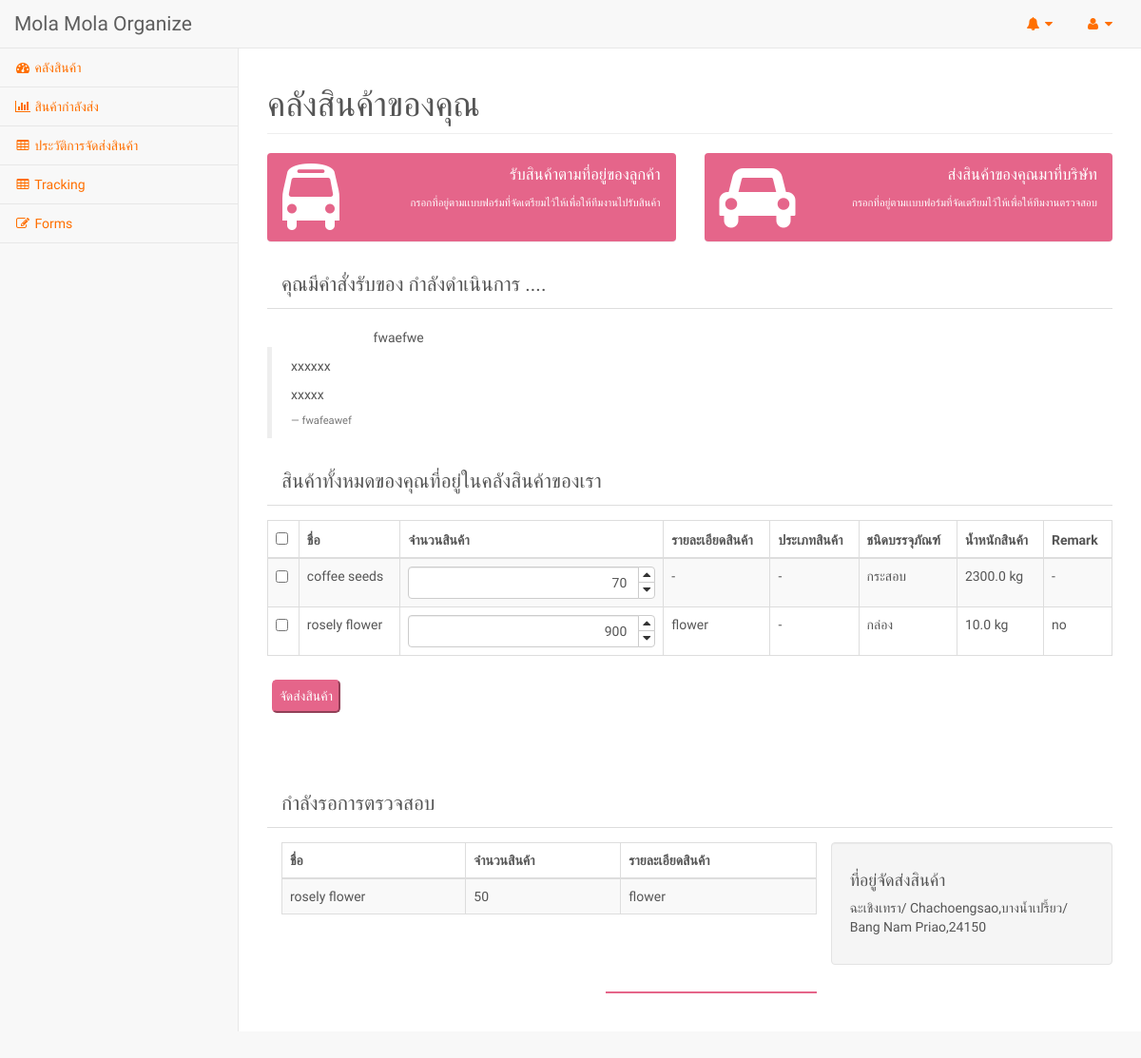
/molamola/ (signed in), run on the app's committed database.
### program/models.py (models this page shows, shortened)
class RecieveProductAddress(models.Model):
    detail          = models.CharField(blank=False,max_length=255)
    user            = models.ForeignKey(User, on_delete=models.CASCADE)
    product_detail  = models.CharField(blank=False,max_length=255)
    name            = models.CharField(blank=False, max_length=120,null=True)
    tel             = models.CharField(max_length=120,null=True)
    status          = models.IntegerField(default=1)
    timestamp       = models.DateTimeField(auto_now_add=True)

class Product(models.Model):
    sku                 = models.CharField(blank=False,max_length=120, editable=False)
    name                = models.CharField(blank=False,max_length=120)
    detail              = models.CharField(max_length=255,null=True)
    lot_number          = models.CharField(blank=False,max_length=120)
    mark                = models.CharField(max_length=120,null=True)
    type_product        = models.CharField(blank=False,max_length=120)
    type_packaging      = models.ForeignKey(PackagingType, on_delete=models.CASCADE)
    weight_product      = models.FloatField(blank=False)
    status              = models.IntegerField(default=1, editable=False)
    quantity            = models.IntegerField(default=1)
    total               = models.IntegerField(default=1)
    timestamp           = models.DateTimeField(auto_now_add=True)
    import_date         = models.DateTimeField()
    export_date         = models.DateTimeField(default=None, blank=True, null=True)
    manufacturing_date  = models.DateTimeField(default=None, blank=True, null=True)
    expire_date         = models.DateTimeField(default=None, blank=True, null=True)
    active              =   models.BooleanField(default=True)
    user                = models.ForeignKey(User, on_delete=models.CASCADE)

class PackagingType(models.Model):
    name    =   models.CharField(blank=False, max_length=120,null=True)
    detail    =   models.CharField(blank=False, max_length=255,null=True)
    timestamp = models.DateTimeField(auto_now_add=True)

class Order(models.Model):
    user            = models.ForeignKey(User, on_delete=models.CASCADE)
    address         = models.ForeignKey(Address, on_delete=models.CASCADE, blank=True, null=True)
    timestamp       = models.DateTimeField(auto_now_add=True)
    status          = models.IntegerField(default=1)

class OrderItem(models.Model):
    order           = models.ForeignKey(Order)
    product         = models.ForeignKey(Product)
    quantity        = models.IntegerField(default=1)

### accounts/models.py (models this page shows, shortened)
class Address(models.Model):
    detail          = models.CharField(blank=False,max_length=255)
    user            = models.ForeignKey(User, on_delete=models.CASCADE)
    is_active       = models.BooleanField(default=1)

### program/views.py (the view)
# urls.py: url(r'^molamola/',program_page , name="program_page" ),
@login_required(login_url='home')
def program_page(request):
    if request.user.is_staff :
        return redirect('staff_view')
    else :
        list_items = []
        for order in Order.objects.filter(user__email=request.user.email,status = 1):
            for item in OrderItem.objects.filter(order__pk=order.pk):
                list_items.append(item)
        context = {
            "product_in_store"  : Product.objects.filter(user__pk = request.user.pk , active = 1),
            "list_order"        : Order.objects.filter(user__email=request.user.email, status = 1).order_by('-timestamp'),
            "list_items"        : list_items,
            "list_address"      : Address.objects.filter(user__pk=request.user.pk),
            "list_for_take"      : RecieveProductAddress.objects.filter(user__pk=request.user.pk,status = 1),
        }
        return render(request, 'program/program.html',context)

### accounts/models.py (called while the page is built)
    @property
    def is_staff(self):
        return  self.staff

    @property
    def is_active(self):
        return  self.active

### templates/program/program.html (shortened to what this page needs)
{% extends "program/base_program.html" %}
{% load static %}
{% block content %}
        <div id="page-wrapper">
          <div class="row">
            <div class="col-lg-12">
                    <h1 class="page-header">คลังสินค้าของคุณ</h1>
            </div>
          </div>
          <div class="row">
              <div class="col-lg-6 col-md-6">
                <a href="{% url 'reciever_product' %}">
                  <div class="panel">
                      <div class="panel-heading">
                          <div class="row">
                              <div class="col-xs-3">
                                  <i class="fa fa-bus fa-5x"></i>
                              </div>
                              <div class="col-xs-9 text-right">
                                  <div class="title-shipping">รับสินค้าตามที่อยู่ของลูกค้า</div>
                                  <div class="desc-shipping">กรอกที่อยู่ตามเเบบฟอร์มที่จัดเตรียมไว้ให้เพื่อให้ทีมงานไปรับสินค้า</div>
                              </div>
                          </div>
                      </div>
                  </div>
                  </a>
              </div>
              <div class="col-lg-6 col-md-6">
                <a href="#">
                  <div class="panel">
                      <div class="panel-heading">
                          <div class="row">
                              <div class="col-xs-3">
                                  <i class="fa fa-car fa-5x"></i>
                              </div>
                              <div class="col-xs-9 text-right">
                                <div class="title-shipping">ส่งสินค้าของคุณมาที่บริษัท</div>
                                <div class="desc-shipping">กรอกที่อยู่ตามเเบบฟอร์มที่จัดเตรียมไว้ให้เพื่อให้ทีมงานตรวจสอบ</div>
                              </div>
                          </div>
                      </div>
                  </div>
                </a>
              </div>
          </div>
          <div class="row">
                          {% if list_for_take %}
                          <div class="col-lg-12">
                              <div class="panel-default">
                                  <div class="panel-heading">
                                      คุณมีคำสั่งรับของ กำลังดำเนินการ ....
                                  </div>
                                  <div class="row">
                                        {% for ad in list_for_take %}
                                        <div class="card col-md-4 ds-ka">
                                          <div class="card-header">
                                            {{ ad.name }}
                                          </div>
                                          <div class="card-body">
                                            <blockquote class="blockquote mb-0 ds-ka-body">
                                              <p>  {{ ad.detail }}</p>
                                              <p>
                                                  {{ ad.product_detail }}
                                              </p>
                                              <footer class="blockquote-footer">{{ ad.tel }}</footer>
                                            </blockquote>
                                          </div>
                                        </div>
                                        {% endfor %}
                                  </div>
                              </div>
                          </div>
                          {% endif %}
                          {% if product_in_store %}
                          <div class="col-lg-12">
                              <div class="panel-default">
                                  <div class="panel-heading">
                                      สินค้าทั้งหมดของคุณที่อยู่ในคลังสินค้าของเรา
                                  </div>
                                  <div class="panel-body row">
                                    <form id ="order-form">
                                      <table width="100%" class="table table-striped table-bordered table-hover" id="dataTables-example">
                                          <thead>
                                              <tr>
                                                  <th>
                                                    <input type="checkbox" id="check_all" name="_select-all" value="5">
                                                  </th>
                                                  <th>ชื่อ</th>
                                                  <th>จำนวนสินค้า</th>
                                                  <th>รายละเอียดสินค้า</th>
                                                  <th>ประเภทสินค้า</th>
                                                  <th>ชนิดบรรจุภัณฑ์</th>
                                                  <th>น้ำหนักสินค้า</th>
                                                  <th>Remark</th>
                                              </tr>
                                          </thead>
                                          <tbody>
                                            {% for product in product_in_store %}
                                            <tr class="odd gradeX">
                                              <th>
                                                <input type="checkbox" name="product_select" value="{{product.pk}}" class="action-select">
                                              </th>
                                                <td>{{  product.name  }}</td>
                                                <td>
                                                  <div class="input-group spinner">
                                                    <input type="text" name="quantity" id="q-{{product.pk}}" class="form-control" value="{{  product.quantity  }}" min="1" max="{{  product.quantity  }}">
                                                    <div class="input-group-btn-vertical">
                                                      <button class="btn btn-default" type="button"><i class="fa fa-caret-up"></i></button>
                                                      <button class="btn btn-default" type="button"><i class="fa fa-caret-down"></i></button>
                                                    </div>
                                                  </div>
                                                  </div>
                                                <td>{{  product.detail  }}</td>
                                                <td>{{  product.type_product  }}</td>
                                                <td>{{  product.type_packaging.name  }}</td>
                                                <td class="center">{{  product.weight_product  }} kg</td>
                                                <td class="center">{{  product.mark  }}</td>
                                            {% endfor %}
                                      <div class="col-12">
                                        <button id="send_order_btn" type="submit" class="button">จัดส่งสินค้า</button>
                                      </div>
                                  </div>
                              </div>
                              </div>
                            {% endif %}
                          </div>
                      {% if list_order %}
                      <div class="row review_order">
                                      <div class="col-lg-12">
                                          <div class="panel-default">
                                            <div class="panel-heading">
                                                กำลังรอการตรวจสอบ
                                            </div>
                                              <div class="panel-body row">
                                                  {% for ol in list_order %}
                                                <div class="col-md-8">
                                                  <table class="table table-striped table-bordered table-hover" id="dataTables-example">
                                                      <thead>
                                                          <tr>
                                                              <th>ชื่อ</th>
                                                              <th>จำนวนสินค้า</th>
                                                              <th>รายละเอียดสินค้า</th>
                                                          </tr>
                                                      </thead>
                                                      <tbody>
                                                        {% for item in list_items %}
                                                        <tr class="odd gradeX">
                                                            {% if item.order.pk == ol.pk %}
                                                            <td>{{  item.product.name  }}</td>
                                                            <td>{{  item.quantity  }}</td>
                                                            <td>{{  item.product.detail  }}</td>
                                                            {% endif %}
                                                        </tr>
                                                        {% endfor %}
                                                      </tbody>
                                                  </table>
                                                </div>
                                                  <div class="well col-md-4">
                                                      <h4>ที่อยู่จัดส่งสินค้า</h4>
                                                      <p>{{ ol.address.detail }}</p>
                                                  </div>
                                                    <div class="line col-md-12"></div>
                                                  {% endfor %}
                                              </div>
                                          </div>
                                      </div>
                          </div>
                          {% endif %}
{% endblock %}

### static_my_proj/css/style_program.css (style rules this page uses)
a { color:#FF6F00; }
body { color: #555; font-family: 'Prompt', sans-serif; }
.desc-shipping { margin-top: 10px; font-size: 80%; }
.button { margin: 5px; height: 35px; background-color: #e5658a; border-color: #e5658a; color: white; position: relative; border-radius: 5px; }
.title-shipping { font-size: 120%; }
.panel { background-color: #e5658a; color:white; }
.panel-default>.panel-heading { color: #555; background-color: white; font-size: 150%; }
.line { width: 25%; height: 10px; border-bottom: 2px solid #e5658a; margin-bottom: 25px; margin-left: 40%; }
.input-group .form-control { min-width: 60px; }
.spinner input { text-align: right; }
.input-group-btn-vertical { position: relative; white-space: nowrap; width: 2%; vertical-align: middle; display: table-cell; }
.input-group-btn-vertical > .btn { display: block; float: none; width: 100%; max-width: 100%; padding: 8px; margin-left: -1px; position: relative; border-radius: 0; }
.input-group-btn-vertical > .btn:first-child { border-top-right-radius: 4px; }
.input-group-btn-vertical > .btn:last-child { margin-top: -2px; border-bottom-right-radius: 4px; }
.input-group-btn-vertical i { position: absolute; top: 0; left: 4px; }
.review_order { margin-top: 50px; }
.card-header { background-color: white; color:#555; text-align: center; }
.ds-ka { margin-top: 20px; }
.ds-ka-body { font-size: 100%; }
#page-wrapper { margin-bottom: 50px; }

### data on the page
RecieveProductAddress: name "fwaefwe", detail "xxxxxx", product_detail "xxxxx", tel "fwafeawef"
Product: name "coffee seeds", quantity "70", detail "-", type_product "-", type_packaging.name "กระสอบ", weight_product "2300.0", mark "-"
Product: name "rosely flower", quantity "900", detail "flower", type_product "-", type_packaging.name "กล่อง", weight_product "10.0", mark "no"
Order: address.detail "ฉะเชิงเทรา/ Chachoengsao,บางน้ำเปรี้ยว/ Bang Nam Priao,24150"
OrderItem: product.name "rosely flower", quantity "50", product.detail "flower"
